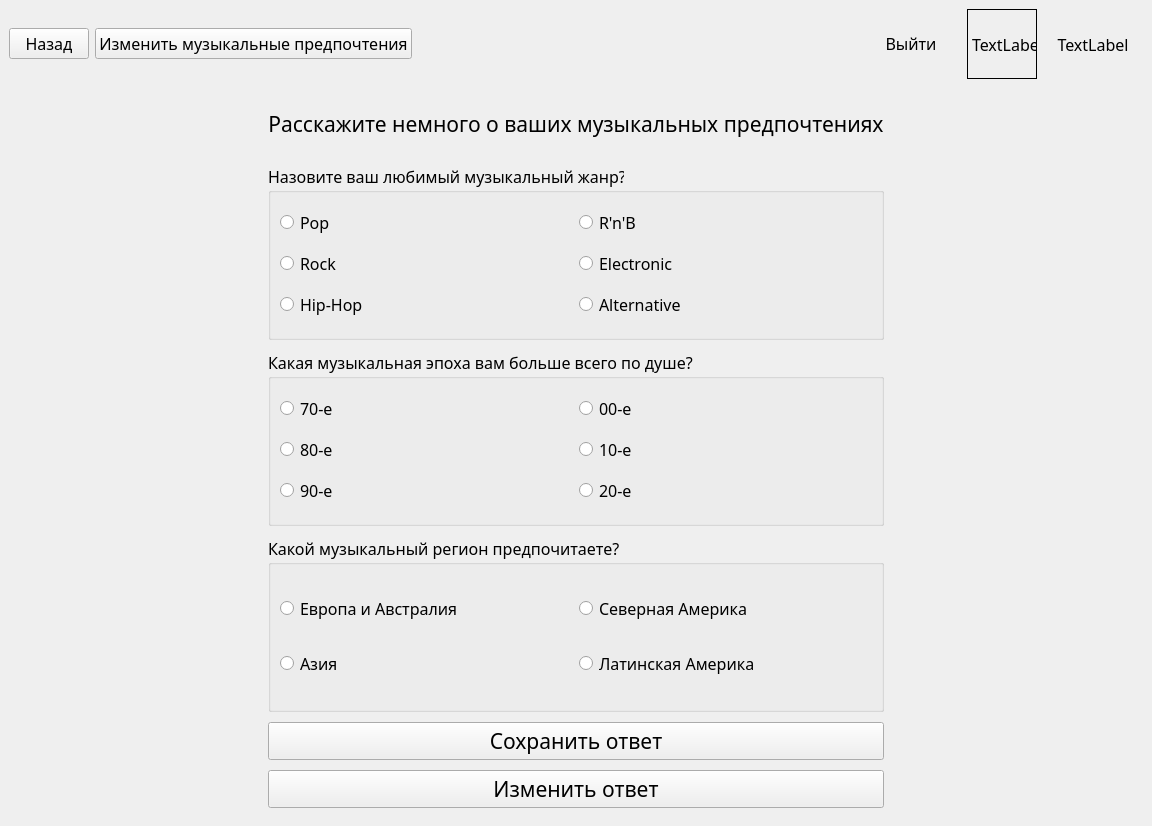
<?xml version="1.0" encoding="UTF-8"?>
<ui version="4.0">
 <class>MainWindow</class>
 <widget class="QMainWindow" name="MainWindow">
  <property name="geometry">
   <rect>
    <x>0</x>
    <y>0</y>
    <width>1068</width>
    <height>826</height>
   </rect>
  </property>
  <property name="font">
   <font>
    <family>Franklin Gothic Book</family>
    <pointsize>12</pointsize>
   </font>
  </property>
  <property name="windowTitle">
   <string>MainWindow</string>
  </property>
  <widget class="QWidget" name="centralwidget">
   <layout class="QVBoxLayout" name="verticalLayout_3">
    <item>
     <layout class="QHBoxLayout" name="horizontalLayout_4">
      <item>
       <widget class="QPushButton" name="pushButton_back">
        <property name="text">
         <string>Назад</string>
        </property>
       </widget>
      </item>
      <item>
       <widget class="QPushButton" name="pushButton_changeMP">
        <property name="text">
         <string>Изменить музыкальные предпочтения</string>
        </property>
       </widget>
      </item>
      <item>
       <spacer name="horizontalSpacer_4">
        <property name="orientation">
         <enum>Qt::Horizontal</enum>
        </property>
        <property name="sizeHint" stdset="0">
         <size>
          <width>40</width>
          <height>20</height>
         </size>
        </property>
       </spacer>
      </item>
      <item>
       <widget class="QPushButton" name="pushButton_exit">
        <property name="minimumSize">
         <size>
          <width>0</width>
          <height>29</height>
         </size>
        </property>
        <property name="text">
         <string>Выйти</string>
        </property>
        <property name="flat">
         <bool>true</bool>
        </property>
       </widget>
      </item>
      <item>
       <layout class="QHBoxLayout" name="horizontalLayout_3">
        <property name="leftMargin">
         <number>10</number>
        </property>
        <item>
         <widget class="QLabel" name="label_avatar">
          <property name="minimumSize">
           <size>
            <width>70</width>
            <height>70</height>
           </size>
          </property>
          <property name="maximumSize">
           <size>
            <width>70</width>
            <height>16777215</height>
           </size>
          </property>
          <property name="frameShape">
           <enum>QFrame::Box</enum>
          </property>
          <property name="text">
           <string>TextLabel</string>
          </property>
          <property name="scaledContents">
           <bool>true</bool>
          </property>
         </widget>
        </item>
        <item>
         <widget class="QLabel" name="label_nickname">
          <property name="minimumSize">
           <size>
            <width>100</width>
            <height>0</height>
           </size>
          </property>
          <property name="maximumSize">
           <size>
            <width>16777215</width>
            <height>40</height>
           </size>
          </property>
          <property name="text">
           <string>TextLabel</string>
          </property>
          <property name="alignment">
           <set>Qt::AlignCenter</set>
          </property>
         </widget>
        </item>
       </layout>
      </item>
     </layout>
    </item>
    <item>
     <widget class="QStackedWidget" name="stackedWidget">
      <property name="font">
       <font>
        <family>Franklin Gothic Book</family>
        <pointsize>12</pointsize>
       </font>
      </property>
      <property name="currentIndex">
       <number>3</number>
      </property>
      <widget class="QWidget" name="page_invitation">
       <layout class="QHBoxLayout" name="horizontalLayout_5">
        <item>
         <widget class="QGroupBox" name="groupBox_whoAreYou">
          <property name="title">
           <string>Вход в систему</string>
          </property>
          <property name="flat">
           <bool>false</bool>
          </property>
          <layout class="QHBoxLayout" name="horizontalLayout">
           <item>
            <spacer name="horizontalSpacer">
             <property name="orientation">
              <enum>Qt::Horizontal</enum>
             </property>
             <property name="sizeHint" stdset="0">
              <size>
               <width>40</width>
               <height>20</height>
              </size>
             </property>
            </spacer>
           </item>
           <item>
            <widget class="QRadioButton" name="radioButton_user">
             <property name="text">
              <string>Покупатель</string>
             </property>
            </widget>
           </item>
           <item>
            <spacer name="horizontalSpacer_3">
             <property name="orientation">
              <enum>Qt::Horizontal</enum>
             </property>
             <property name="sizeHint" stdset="0">
              <size>
               <width>40</width>
               <height>20</height>
              </size>
             </property>
            </spacer>
           </item>
           <item>
            <widget class="QRadioButton" name="radioButton_administrator">
             <property name="text">
              <string>Администратор</string>
             </property>
            </widget>
           </item>
           <item>
            <spacer name="horizontalSpacer_2">
             <property name="orientation">
              <enum>Qt::Horizontal</enum>
             </property>
             <property name="sizeHint" stdset="0">
              <size>
               <width>40</width>
               <height>20</height>
              </size>
             </property>
            </spacer>
           </item>
          </layout>
         </widget>
        </item>
       </layout>
      </widget>
      <widget class="QWidget" name="page_RegAuth">
       <layout class="QGridLayout" name="gridLayout_5">
        <item row="0" column="0">
         <widget class="QLabel" name="label_greeting">
          <property name="text">
           <string>Добро пожаловать в магазин виниловых пластинок Martinvile! 
 Чтобы перейти к покупкам, вам необходимо для начала войти в свою учетную запись. 
 Если у вас еще нет учетной записи, вы можете зарегистрировать новый аккаунт, 
 а если учетная запись уже есть - просто авторизуйте свои данные :) 
 Приятных покупок!</string>
          </property>
          <property name="alignment">
           <set>Qt::AlignCenter</set>
          </property>
         </widget>
        </item>
        <item row="1" column="0">
         <layout class="QHBoxLayout" name="horizontalLayout_2">
          <property name="leftMargin">
           <number>100</number>
          </property>
          <property name="topMargin">
           <number>0</number>
          </property>
          <property name="rightMargin">
           <number>100</number>
          </property>
          <property name="bottomMargin">
           <number>100</number>
          </property>
          <item>
           <widget class="QPushButton" name="pushButton_registration">
            <property name="text">
             <string>Регистрация</string>
            </property>
           </widget>
          </item>
          <item>
           <widget class="QPushButton" name="pushButton_autorization">
            <property name="text">
             <string>Авторизация</string>
            </property>
           </widget>
          </item>
         </layout>
        </item>
       </layout>
      </widget>
      <widget class="QWidget" name="page_input">
       <layout class="QGridLayout" name="gridLayout_6">
        <item row="0" column="0">
         <layout class="QVBoxLayout" name="verticalLayout">
          <property name="spacing">
           <number>20</number>
          </property>
          <property name="sizeConstraint">
           <enum>QLayout::SetDefaultConstraint</enum>
          </property>
          <property name="leftMargin">
           <number>250</number>
          </property>
          <property name="rightMargin">
           <number>250</number>
          </property>
          <item>
           <widget class="QLabel" name="label_invitation">
            <property name="maximumSize">
             <size>
              <width>16777215</width>
              <height>40</height>
             </size>
            </property>
            <property name="font">
             <font>
              <family>Franklin Gothic Book</family>
              <pointsize>16</pointsize>
             </font>
            </property>
            <property name="layoutDirection">
             <enum>Qt::LeftToRight</enum>
            </property>
            <property name="text">
             <string>&lt;html&gt;&lt;head/&gt;&lt;body&gt;&lt;p align=&quot;center&quot;&gt;Введите данные для регистрации/авторизации&lt;/p&gt;&lt;/body&gt;&lt;/html&gt;</string>
            </property>
            <property name="textFormat">
             <enum>Qt::AutoText</enum>
            </property>
            <property name="alignment">
             <set>Qt::AlignCenter</set>
            </property>
            <property name="margin">
             <number>0</number>
            </property>
           </widget>
          </item>
          <item>
           <widget class="QLineEdit" name="lineEdit_login">
            <property name="enabled">
             <bool>true</bool>
            </property>
            <property name="minimumSize">
             <size>
              <width>0</width>
              <height>0</height>
             </size>
            </property>
            <property name="maxLength">
             <number>50</number>
            </property>
            <property name="placeholderText">
             <string>Введите логин</string>
            </property>
           </widget>
          </item>
          <item>
           <widget class="QLineEdit" name="lineEdit_password">
            <property name="maxLength">
             <number>50</number>
            </property>
            <property name="placeholderText">
             <string>Введите пароль</string>
            </property>
           </widget>
          </item>
          <item>
           <widget class="QLineEdit" name="lineEdit_mail">
            <property name="maxLength">
             <number>70</number>
            </property>
            <property name="placeholderText">
             <string>Адрес электронной почты</string>
            </property>
           </widget>
          </item>
          <item>
           <widget class="QLineEdit" name="lineEdit_age">
            <property name="placeholderText">
             <string>Укажите ваш возраст</string>
            </property>
           </widget>
          </item>
          <item>
           <widget class="QGroupBox" name="groupBox_sex">
            <property name="sizePolicy">
             <sizepolicy hsizetype="Preferred" vsizetype="Preferred">
              <horstretch>0</horstretch>
              <verstretch>0</verstretch>
             </sizepolicy>
            </property>
            <property name="minimumSize">
             <size>
              <width>0</width>
              <height>0</height>
             </size>
            </property>
            <property name="maximumSize">
             <size>
              <width>16777215</width>
              <height>60</height>
             </size>
            </property>
            <property name="sizeIncrement">
             <size>
              <width>0</width>
              <height>0</height>
             </size>
            </property>
            <property name="baseSize">
             <size>
              <width>0</width>
              <height>0</height>
             </size>
            </property>
            <property name="title">
             <string>Укажите ваш пол</string>
            </property>
            <property name="flat">
             <bool>false</bool>
            </property>
            <widget class="QRadioButton" name="radioButton_male">
             <property name="geometry">
              <rect>
               <x>10</x>
               <y>30</y>
               <width>51</width>
               <height>21</height>
              </rect>
             </property>
             <property name="text">
              <string>М</string>
             </property>
            </widget>
            <widget class="QRadioButton" name="radioButton_female">
             <property name="geometry">
              <rect>
               <x>90</x>
               <y>30</y>
               <width>51</width>
               <height>21</height>
              </rect>
             </property>
             <property name="text">
              <string>Ж</string>
             </property>
            </widget>
           </widget>
          </item>
          <item>
           <widget class="QPushButton" name="pushButton_go">
            <property name="maximumSize">
             <size>
              <width>100000</width>
              <height>40</height>
             </size>
            </property>
            <property name="text">
             <string>Зарегистрироваться</string>
            </property>
           </widget>
          </item>
          <item>
           <widget class="QPushButton" name="pushButton_auth">
            <property name="maximumSize">
             <size>
              <width>16777215</width>
              <height>40</height>
             </size>
            </property>
            <property name="text">
             <string>Авторизоваться</string>
            </property>
           </widget>
          </item>
         </layout>
        </item>
       </layout>
      </widget>
      <widget class="QWidget" name="page_musicalPreferences">
       <layout class="QGridLayout" name="gridLayout_7">
        <item row="0" column="0">
         <layout class="QVBoxLayout" name="verticalLayout_2">
          <property name="spacing">
           <number>10</number>
          </property>
          <property name="leftMargin">
           <number>250</number>
          </property>
          <property name="rightMargin">
           <number>250</number>
          </property>
          <item>
           <widget class="QLabel" name="label_musicPreferences">
            <property name="maximumSize">
             <size>
              <width>16777215</width>
              <height>60</height>
             </size>
            </property>
            <property name="font">
             <font>
              <family>Franklin Gothic Book</family>
              <pointsize>16</pointsize>
             </font>
            </property>
            <property name="text">
             <string>&lt;html&gt;&lt;head/&gt;&lt;body&gt;&lt;p align=&quot;center&quot;&gt;Расскажите немного о ваших музыкальных предпочтениях&lt;/p&gt;&lt;/body&gt;&lt;/html&gt;</string>
            </property>
            <property name="textFormat">
             <enum>Qt::AutoText</enum>
            </property>
           </widget>
          </item>
          <item>
           <widget class="QGroupBox" name="groupBox_genre">
            <property name="title">
             <string>Назовите ваш любимый музыкальный жанр?</string>
            </property>
            <layout class="QGridLayout" name="gridLayout">
             <item row="1" column="0">
              <widget class="QRadioButton" name="radioButton_pop">
               <property name="text">
                <string>Pop</string>
               </property>
              </widget>
             </item>
             <item row="1" column="1">
              <widget class="QRadioButton" name="radioButton_RnB">
               <property name="text">
                <string>R'n'B</string>
               </property>
              </widget>
             </item>
             <item row="2" column="0">
              <widget class="QRadioButton" name="radioButton_rock">
               <property name="text">
                <string>Rock</string>
               </property>
              </widget>
             </item>
             <item row="3" column="0">
              <widget class="QRadioButton" name="radioButton_HipHop">
               <property name="text">
                <string>Hip-Hop</string>
               </property>
              </widget>
             </item>
             <item row="2" column="1">
              <widget class="QRadioButton" name="radioButton_electronic">
               <property name="text">
                <string>Electronic</string>
               </property>
              </widget>
             </item>
             <item row="3" column="1">
              <widget class="QRadioButton" name="radioButton_alternative">
               <property name="text">
                <string>Alternative</string>
               </property>
              </widget>
             </item>
            </layout>
           </widget>
          </item>
          <item>
           <widget class="QGroupBox" name="groupBox_epoch">
            <property name="title">
             <string>Какая музыкальная эпоха вам больше всего по душе?</string>
            </property>
            <layout class="QGridLayout" name="gridLayout_3">
             <item row="0" column="0">
              <widget class="QRadioButton" name="radioButton_70s">
               <property name="text">
                <string>70-е</string>
               </property>
              </widget>
             </item>
             <item row="1" column="0">
              <widget class="QRadioButton" name="radioButton_80s">
               <property name="text">
                <string>80-е</string>
               </property>
              </widget>
             </item>
             <item row="2" column="0">
              <widget class="QRadioButton" name="radioButton_90s">
               <property name="text">
                <string>90-е</string>
               </property>
              </widget>
             </item>
             <item row="0" column="1">
              <widget class="QRadioButton" name="radioButton_00s">
               <property name="text">
                <string>00-е</string>
               </property>
              </widget>
             </item>
             <item row="1" column="1">
              <widget class="QRadioButton" name="radioButton_10s">
               <property name="text">
                <string>10-е</string>
               </property>
              </widget>
             </item>
             <item row="2" column="1">
              <widget class="QRadioButton" name="radioButton_20s">
               <property name="text">
                <string>20-е</string>
               </property>
              </widget>
             </item>
            </layout>
           </widget>
          </item>
          <item>
           <widget class="QGroupBox" name="groupBox_region">
            <property name="title">
             <string>Какой музыкальный регион предпочитаете?</string>
            </property>
            <layout class="QGridLayout" name="gridLayout_4">
             <item row="0" column="1">
              <widget class="QRadioButton" name="radioButton_NA">
               <property name="text">
                <string>Северная Америка</string>
               </property>
              </widget>
             </item>
             <item row="0" column="0">
              <widget class="QRadioButton" name="radioButton_EU">
               <property name="text">
                <string>Европа и Австралия</string>
               </property>
              </widget>
             </item>
             <item row="1" column="0">
              <widget class="QRadioButton" name="radioButton_Asia">
               <property name="text">
                <string>Азия</string>
               </property>
              </widget>
             </item>
             <item row="1" column="1">
              <widget class="QRadioButton" name="radioButton_Latina">
               <property name="text">
                <string>Латинская Америка</string>
               </property>
              </widget>
             </item>
            </layout>
           </widget>
          </item>
          <item>
           <widget class="QPushButton" name="pushButton_saveAnswer">
            <property name="enabled">
             <bool>true</bool>
            </property>
            <property name="font">
             <font>
              <family>Franklin Gothic Book</family>
              <pointsize>16</pointsize>
             </font>
            </property>
            <property name="text">
             <string>Сохранить ответ</string>
            </property>
           </widget>
          </item>
          <item>
           <widget class="QPushButton" name="pushButton_saveChanges">
            <property name="font">
             <font>
              <family>Franklin Gothic Book</family>
              <pointsize>16</pointsize>
             </font>
            </property>
            <property name="text">
             <string>Изменить ответ</string>
            </property>
           </widget>
          </item>
         </layout>
        </item>
       </layout>
      </widget>
      <widget class="QWidget" name="page_productCatalog">
       <layout class="QGridLayout" name="gridLayout_2">
        <item row="0" column="0">
         <widget class="QLabel" name="label_catalog">
          <property name="font">
           <font>
            <family>Franklin Gothic Book</family>
            <pointsize>16</pointsize>
           </font>
          </property>
          <property name="text">
           <string>Каталог товаров</string>
          </property>
          <property name="alignment">
           <set>Qt::AlignCenter</set>
          </property>
         </widget>
        </item>
        <item row="2" column="0">
         <widget class="QPushButton" name="pushButton_cart">
          <property name="font">
           <font>
            <family>Franklin Gothic Book</family>
            <pointsize>16</pointsize>
           </font>
          </property>
          <property name="text">
           <string>Корзина</string>
          </property>
         </widget>
        </item>
        <item row="1" column="0">
         <widget class="QListWidget" name="listWidget_catalog"/>
        </item>
       </layout>
      </widget>
      <widget class="QWidget" name="page_item">
       <layout class="QGridLayout" name="gridLayout_8">
        <item row="0" column="0">
         <layout class="QVBoxLayout" name="verticalLayout_5">
          <property name="spacing">
           <number>0</number>
          </property>
          <property name="bottomMargin">
           <number>217</number>
          </property>
          <item>
           <widget class="QLabel" name="label_reviews">
            <property name="minimumSize">
             <size>
              <width>0</width>
              <height>20</height>
             </size>
            </property>
            <property name="maximumSize">
             <size>
              <width>16777215</width>
              <height>20</height>
             </size>
            </property>
            <property name="text">
             <string>Рецензии</string>
            </property>
            <property name="alignment">
             <set>Qt::AlignCenter</set>
            </property>
           </widget>
          </item>
          <item>
           <widget class="QTextBrowser" name="textBrowser_reviews">
            <property name="sizePolicy">
             <sizepolicy hsizetype="Expanding" vsizetype="Fixed">
              <horstretch>0</horstretch>
              <verstretch>0</verstretch>
             </sizepolicy>
            </property>
            <property name="minimumSize">
             <size>
              <width>0</width>
              <height>369</height>
             </size>
            </property>
            <property name="maximumSize">
             <size>
              <width>550</width>
              <height>369</height>
             </size>
            </property>
            <property name="font">
             <font>
              <family>Franklin Gothic Book</family>
              <pointsize>9</pointsize>
             </font>
            </property>
           </widget>
          </item>
         </layout>
        </item>
        <item row="0" column="1">
         <layout class="QVBoxLayout" name="verticalLayout_6">
          <property name="leftMargin">
           <number>50</number>
          </property>
          <property name="rightMargin">
           <number>50</number>
          </property>
          <item>
           <widget class="QLabel" name="label_iconItem">
            <property name="minimumSize">
             <size>
              <width>389</width>
              <height>389</height>
             </size>
            </property>
            <property name="maximumSize">
             <size>
              <width>389</width>
              <height>389</height>
             </size>
            </property>
            <property name="frameShape">
             <enum>QFrame::Box</enum>
            </property>
            <property name="text">
             <string>TextLabel</string>
            </property>
            <property name="scaledContents">
             <bool>true</bool>
            </property>
           </widget>
          </item>
          <item>
           <widget class="QLabel" name="label_album">
            <property name="minimumSize">
             <size>
              <width>389</width>
              <height>50</height>
             </size>
            </property>
            <property name="maximumSize">
             <size>
              <width>389</width>
              <height>16777215</height>
             </size>
            </property>
            <property name="font">
             <font>
              <family>Franklin Gothic Book</family>
              <pointsize>16</pointsize>
             </font>
            </property>
            <property name="text">
             <string>TextLabel</string>
            </property>
            <property name="alignment">
             <set>Qt::AlignCenter</set>
            </property>
           </widget>
          </item>
          <item>
           <layout class="QHBoxLayout" name="horizontalLayout_7">
            <item>
             <widget class="QLabel" name="label_genre">
              <property name="maximumSize">
               <size>
                <width>16777215</width>
                <height>30</height>
               </size>
              </property>
              <property name="text">
               <string>Жанр:</string>
              </property>
              <property name="alignment">
               <set>Qt::AlignLeading|Qt::AlignLeft|Qt::AlignVCenter</set>
              </property>
             </widget>
            </item>
            <item>
             <widget class="QLabel" name="label_country">
              <property name="maximumSize">
               <size>
                <width>16777215</width>
                <height>30</height>
               </size>
              </property>
              <property name="text">
               <string>Страна:</string>
              </property>
              <property name="alignment">
               <set>Qt::AlignLeading|Qt::AlignLeft|Qt::AlignVCenter</set>
              </property>
             </widget>
            </item>
           </layout>
          </item>
          <item>
           <widget class="QLabel" name="label_quantity">
            <property name="maximumSize">
             <size>
              <width>16777215</width>
              <height>20</height>
             </size>
            </property>
            <property name="text">
             <string>В наличии: </string>
            </property>
           </widget>
          </item>
          <item>
           <widget class="QLabel" name="label_price">
            <property name="minimumSize">
             <size>
              <width>389</width>
              <height>50</height>
             </size>
            </property>
            <property name="maximumSize">
             <size>
              <width>389</width>
              <height>16777215</height>
             </size>
            </property>
            <property name="text">
             <string>TextLabel</string>
            </property>
            <property name="alignment">
             <set>Qt::AlignCenter</set>
            </property>
           </widget>
          </item>
          <item>
           <widget class="QPushButton" name="pushButton_addToCart">
            <property name="minimumSize">
             <size>
              <width>389</width>
              <height>40</height>
             </size>
            </property>
            <property name="maximumSize">
             <size>
              <width>389</width>
              <height>16777215</height>
             </size>
            </property>
            <property name="text">
             <string>Добавить в корзину</string>
            </property>
           </widget>
          </item>
         </layout>
        </item>
        <item row="0" column="2">
         <layout class="QVBoxLayout" name="verticalLayout_4">
          <property name="bottomMargin">
           <number>217</number>
          </property>
          <item>
           <widget class="QPushButton" name="pushButton_leaveReview">
            <property name="sizePolicy">
             <sizepolicy hsizetype="Expanding" vsizetype="Fixed">
              <horstretch>0</horstretch>
              <verstretch>0</verstretch>
             </sizepolicy>
            </property>
            <property name="text">
             <string>Оставить рецензию</string>
            </property>
           </widget>
          </item>
          <item>
           <widget class="QPushButton" name="pushButton_changeReview">
            <property name="sizePolicy">
             <sizepolicy hsizetype="Expanding" vsizetype="Fixed">
              <horstretch>0</horstretch>
              <verstretch>0</verstretch>
             </sizepolicy>
            </property>
            <property name="text">
             <string>Изменить рецензию</string>
            </property>
           </widget>
          </item>
          <item>
           <widget class="QTextEdit" name="textEdit_leaveReview">
            <property name="minimumSize">
             <size>
              <width>0</width>
              <height>359</height>
             </size>
            </property>
            <property name="maximumSize">
             <size>
              <width>550</width>
              <height>369</height>
             </size>
            </property>
            <property name="font">
             <font>
              <family>Franklin Gothic Book</family>
              <pointsize>9</pointsize>
             </font>
            </property>
           </widget>
          </item>
          <item>
           <widget class="QPushButton" name="pushButton_saveReview">
            <property name="minimumSize">
             <size>
              <width>0</width>
              <height>30</height>
             </size>
            </property>
            <property name="maximumSize">
             <size>
              <width>550</width>
              <height>30</height>
             </size>
            </property>
            <property name="text">
             <string>Сохранить рецензию</string>
            </property>
           </widget>
          </item>
         </layout>
        </item>
       </layout>
      </widget>
      <widget class="QWidget" name="page_cart"/>
      <widget class="QWidget" name="page_purchase"/>
      <widget class="QWidget" name="page_admin">
       <layout class="QGridLayout" name="gridLayout_9">
        <item row="0" column="0">
         <layout class="QVBoxLayout" name="verticalLayout_7">
          <property name="spacing">
           <number>20</number>
          </property>
          <property name="leftMargin">
           <number>250</number>
          </property>
          <property name="topMargin">
           <number>150</number>
          </property>
          <property name="rightMargin">
           <number>250</number>
          </property>
          <property name="bottomMargin">
           <number>150</number>
          </property>
          <item>
           <widget class="QLabel" name="label_invitation_adm">
            <property name="maximumSize">
             <size>
              <width>16777215</width>
              <height>40</height>
             </size>
            </property>
            <property name="font">
             <font>
              <family>Franklin Gothic Book</family>
              <pointsize>12</pointsize>
             </font>
            </property>
            <property name="layoutDirection">
             <enum>Qt::LeftToRight</enum>
            </property>
            <property name="text">
             <string>&lt;html&gt;&lt;head/&gt;&lt;body&gt;&lt;p align=&quot;center&quot;&gt;Введите данные администратора&lt;/p&gt;&lt;/body&gt;&lt;/html&gt;</string>
            </property>
            <property name="textFormat">
             <enum>Qt::AutoText</enum>
            </property>
            <property name="margin">
             <number>0</number>
            </property>
           </widget>
          </item>
          <item>
           <widget class="QLineEdit" name="lineEdit_codeEmployee">
            <property name="enabled">
             <bool>true</bool>
            </property>
            <property name="maxLength">
             <number>20</number>
            </property>
            <property name="placeholderText">
             <string>Введите код администратора</string>
            </property>
           </widget>
          </item>
          <item>
           <widget class="QLineEdit" name="lineEdit_passwordEmployee">
            <property name="maxLength">
             <number>20</number>
            </property>
            <property name="placeholderText">
             <string>Введите пароль</string>
            </property>
           </widget>
          </item>
          <item>
           <widget class="QPushButton" name="pushButton_adminAuth">
            <property name="font">
             <font>
              <family>Franklin Gothic Book</family>
              <pointsize>12</pointsize>
             </font>
            </property>
            <property name="text">
             <string>Войти</string>
            </property>
           </widget>
          </item>
         </layout>
        </item>
       </layout>
      </widget>
      <widget class="QWidget" name="page_adminFunc">
       <layout class="QGridLayout" name="gridLayout_11">
        <item row="0" column="0">
         <layout class="QGridLayout" name="gridLayout_10">
          <property name="verticalSpacing">
           <number>25</number>
          </property>
          <item row="0" column="0">
           <layout class="QVBoxLayout" name="verticalLayout_10">
            <property name="topMargin">
             <number>22</number>
            </property>
            <property name="rightMargin">
             <number>15</number>
            </property>
            <item>
             <widget class="QComboBox" name="comboBox_table">
              <property name="font">
               <font>
                <family>Franklin Gothic Book</family>
                <pointsize>12</pointsize>
               </font>
              </property>
              <item>
               <property name="text">
                <string>Просмотреть таблицу</string>
               </property>
              </item>
              <item>
               <property name="text">
                <string>Пользователи</string>
               </property>
              </item>
              <item>
               <property name="text">
                <string>Предпочтения пользователей</string>
               </property>
              </item>
              <item>
               <property name="text">
                <string>Каталог</string>
               </property>
              </item>
              <item>
               <property name="text">
                <string>Пластинка</string>
               </property>
              </item>
              <item>
               <property name="text">
                <string>Исполнитель</string>
               </property>
              </item>
              <item>
               <property name="text">
                <string>Данные заказов</string>
               </property>
              </item>
              <item>
               <property name="text">
                <string>Рецензии</string>
               </property>
              </item>
              <item>
               <property name="text">
                <string>Жанры</string>
               </property>
              </item>
             </widget>
            </item>
            <item>
             <spacer name="verticalSpacer_2">
              <property name="orientation">
               <enum>Qt::Vertical</enum>
              </property>
              <property name="sizeHint" stdset="0">
               <size>
                <width>20</width>
                <height>40</height>
               </size>
              </property>
             </spacer>
            </item>
            <item>
             <widget class="QLabel" name="label">
              <property name="text">
               <string>TextLabel</string>
              </property>
             </widget>
            </item>
            <item>
             <widget class="QLabel" name="label_2">
              <property name="text">
               <string>TextLabel</string>
              </property>
             </widget>
            </item>
           </layout>
          </item>
          <item row="0" column="1">
           <layout class="QVBoxLayout" name="verticalLayout_8">
            <item>
             <widget class="QLabel" name="label_table">
              <property name="maximumSize">
               <size>
                <width>16777215</width>
                <height>40</height>
               </size>
              </property>
              <property name="text">
               <string>Таблица</string>
              </property>
             </widget>
            </item>
            <item>
             <widget class="QTableView" name="tableView_tables">
              <property name="minimumSize">
               <size>
                <width>0</width>
                <height>400</height>
               </size>
              </property>
             </widget>
            </item>
           </layout>
          </item>
          <item row="0" column="2">
           <layout class="QVBoxLayout" name="verticalLayout_9">
            <property name="spacing">
             <number>20</number>
            </property>
            <property name="leftMargin">
             <number>15</number>
            </property>
            <property name="topMargin">
             <number>21</number>
            </property>
            <item>
             <widget class="QPushButton" name="pushButton_confirmOrder">
              <property name="text">
               <string>Подтверждение заказов</string>
              </property>
             </widget>
            </item>
            <item>
             <widget class="QPushButton" name="pushButton_addProduct">
              <property name="font">
               <font>
                <family>Franklin Gothic Book</family>
                <pointsize>12</pointsize>
               </font>
              </property>
              <property name="text">
               <string>Добавить товар</string>
              </property>
             </widget>
            </item>
            <item>
             <spacer name="verticalSpacer">
              <property name="orientation">
               <enum>Qt::Vertical</enum>
              </property>
              <property name="sizeHint" stdset="0">
               <size>
                <width>20</width>
                <height>40</height>
               </size>
              </property>
             </spacer>
            </item>
            <item>
             <widget class="QPushButton" name="pushButton_editData">
              <property name="text">
               <string>Редактировать данные</string>
              </property>
             </widget>
            </item>
           </layout>
          </item>
         </layout>
        </item>
       </layout>
      </widget>
      <widget class="QWidget" name="page_editData">
       <layout class="QGridLayout" name="gridLayout_12">
        <item row="0" column="0">
         <widget class="QComboBox" name="comboBox_editableTables">
          <item>
           <property name="text">
            <string>Выберите таблицу</string>
           </property>
          </item>
          <item>
           <property name="text">
            <string>Каталог</string>
           </property>
          </item>
          <item>
           <property name="text">
            <string>Исполнитель</string>
           </property>
          </item>
          <item>
           <property name="text">
            <string>Пластинка</string>
           </property>
          </item>
         </widget>
        </item>
        <item row="1" column="0">
         <layout class="QHBoxLayout" name="horizontalLayout_6">
          <item>
           <widget class="QLabel" name="label_tableName">
            <property name="text">
             <string>Таблица</string>
            </property>
           </widget>
          </item>
         </layout>
        </item>
        <item row="2" column="0">
         <widget class="QTableWidget" name="tableWidget_editTable"/>
        </item>
       </layout>
      </widget>
     </widget>
    </item>
   </layout>
  </widget>
  <widget class="QMenuBar" name="menubar">
   <property name="geometry">
    <rect>
     <x>0</x>
     <y>0</y>
     <width>1068</width>
     <height>27</height>
    </rect>
   </property>
  </widget>
 </widget>
 <resources/>
 <connections/>
</ui>
